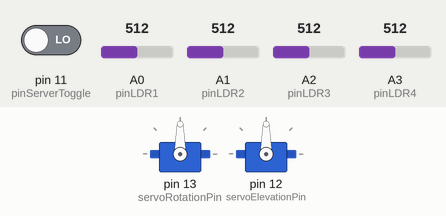
This sketch was run on a simulated Arduino Uno, built with avr-gcc and run on an emulated ATmega328P. On the bench: 2 × servo. The test bench sets the inputs (shaded band); at power-on: A0 (pinLDR1) = 512, A1 (pinLDR2) = 512, A2 (pinLDR3) = 512, A3 (pinLDR4) = 512, pin 11 (pinServerToggle) LOW. What the sketch prints to the serial monitor is not drawn.

Above: at 1.8 s.
1.9 s: A0 (pinLDR1) set to 536
At 2.8 s:
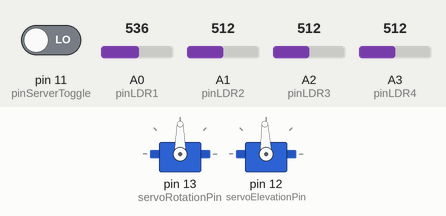
4.5 s: A1 (pinLDR2) set to 534
At 7.6 s:
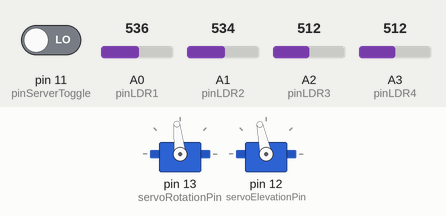
8.6 s: A2 (pinLDR3) set to 306
12.7 s: A3 (pinLDR4) set to 306
18.7 s: A3 (pinLDR4) set to 282
At 22.0 s:
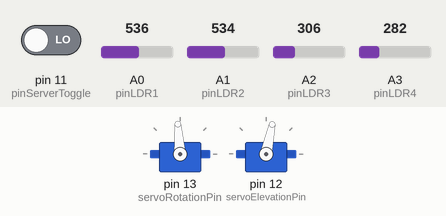
22.8 s: A3 (pinLDR4) set to 255
At 28.1 s:
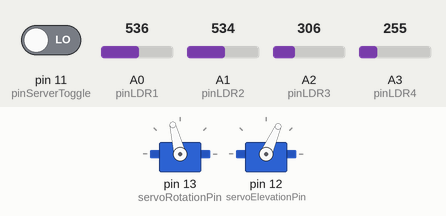
Timing chart, 0 to 33.9 s (numbered marks = the images above; inputs shaded):
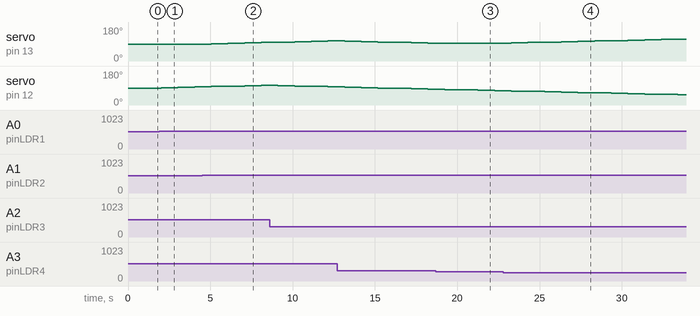

The sketch:

AudrinoCode.ino
```cpp
// include servo library
#include <Servo.h>
// // create servo object and give it a name
//  declare variables for pins
const int servoRotationPin = 13;
const int servoElevationPin = 12;
Servo servoRotation;
Servo servoElevation;
// WEB SERVER-----------------------
const int pinLDR1 = A0;
const int pinLDR2 = A1;
const int pinLDR3 = A2;
const int pinLDR4 = A3;
const int pinSolar = A4;
const int pinBattery = A5;
const int pinServerToggle = 11;

signed char solarValue;
signed char eDiff;
signed char rDiff;
int threshold;

// const int pinPushButton = 7;

// declare variables for servo angle (position)
int elevationServoPosition = 90;
int rotationServoPosition = 90;

// INITIAL VALUES
int valueLDR1;
int valueLDR2;
int valueLDR3;
int valueLDR4;

int avgTop;
int avgBottom;
int avgLeft;
int avgRight;
int avgSum;
int baseAvgSum = 0;
// bool recording;
// const int numValuesToRecord = 10;
// int recorded[numValuesToRecord];
// int remainingNumValues = numValuesToRecord;

// variables for measuring solar panel
int solarReading;
float solarVoltage;

// timing
int timeElapsedInDarkness; // ms
const int interval = 1000; // ms. Used for all time dependent fns so be careful when changing.
int currTime;
long lastRecordTime;
// const int recordingDuration = 10000; // 10 seconds
// const int recordEvery = recordingDuration / numValuesToRecord;

bool serverModeToggled;
const int internalDelta = 2;

bool serverStarting = false;
bool standaloneMode = true;

void setup()
{
  // WEB SERVER---------------------------
  Serial.begin(115200);

  // MAIN---------------

  servoRotation.attach(servoRotationPin);
  servoElevation.attach(servoElevationPin);

  servoRotation.write(rotationServoPosition);
  servoElevation.write(elevationServoPosition);
}

void initialiseServer()
{
  // check for the WiFi module:

  Serial.println("");
  Serial.println("WiFi connected");
  Serial.print("IP address: ");

  Serial.println();
  Serial.print("HTTP server started");
}

void loop()
{
  Serial.println();
  // Serial.print("Testing...");

  // wait for 10s to get the base avg Sum
  // Serial.println("Looping. BaseAvgSum: ");
  if (baseAvgSum == 0)
  {
    baseAvgSum = getMin();
    // Serial.print(baseAvgSum);
  }

  if (standaloneMode == 0)
  {
    // server.handleClient();
  }
  trackerLogic();

  const bool serverModeToggled = digitalRead(pinServerToggle) == HIGH; // need this to useEffect
  if (serverModeToggled && standaloneMode)
  {
    standaloneMode = false;
    initialiseServer();
  }
  else if (!serverModeToggled && !standaloneMode)
  {
    standaloneMode = true;
    // if (status == WL_CONNECTED)
    // {
    // server.close();
    // Serial.println();
    Serial.print("Closing server...");
    // }
  }

  delay(interval);
}

void handlePollingData()
{
  Serial.println("Received /data request");

  // ldr1
  const int _ldr1 = analogRead(pinLDR1); // Value of the sensor connected Option 0 pin of Mux
  // ldr1
  const int _ldr2 = analogRead(pinLDR2); // Value of the sensor connected Option 1 pin of Mux
  // ldr1
  const int _ldr3 = analogRead(pinLDR3); // Value of the sensor connected Option 2 pin of Mux
  // ldr1
  const int _ldr4 = analogRead(pinLDR4); // Value of the sensor connected Option 3 pin of Mux

  const float sv = analogRead(pinSolar); // Value of the sensor connected Option 4 pin of Mux
  const float solarV = (sv + 0.5) * 5 / 1024.0;

  const float _battery = analogRead(pinBattery);        // Value of the sensor connected Option 4 pin of Mux
  const float bPerc = (_battery + 0.5) * 8.97 / 1024.0; // max 8.97 minimum 7.5v
}

int getAverageSum()
{
  updateAvgTRBL();
  avgSum = (avgTop + avgRight + avgBottom + avgLeft) / 4;
  return avgSum;
}
int updateAvgTRBL()
{
  valueLDR1 = analogRead(pinLDR1); // aligned with top, right, bottom, left.
  valueLDR2 = analogRead(pinLDR2);
  valueLDR3 = analogRead(pinLDR3);
  valueLDR4 = analogRead(pinLDR4);

  avgTop = valueLDR1;
  avgRight = valueLDR2;
  avgBottom = valueLDR3;
  avgLeft = valueLDR4;
}
void trackerLogic()
{
  String eAction = "";
  String rAction = "";

  updateAvgTRBL();

  // //offset
  // avgSum = (valueLDR1 + valueLDR2 + valueLDR3 + valueLDR4) / 4;

  eDiff = avgTop - avgBottom;
  rDiff = avgRight - avgLeft;

  threshold = getThreshold(baseAvgSum);

  if (abs(eDiff) > threshold)
  {
    if (eDiff > 0 && elevationServoPosition < 180)
    {
      // if (elevationServoPosition >= 180){
      //   elevationServoPosition =0;
      //   servoElevation.write(0);
      // }else{
      elevationServoPosition = elevationServoPosition + internalDelta;

      eAction = "Up";
      // }
    }
    else if (eDiff < 0 && elevationServoPosition > 0)
    {
      // if (elevationServoPosition <= 0){
      //   elevationServoPosition =180;
      //   servoElevation.write(180);
      // }
      elevationServoPosition = elevationServoPosition - internalDelta;

      eAction = "Down";
    }
    servoElevation.write(elevationServoPosition);
  }

  if (abs(rDiff) > threshold)
  {
    if (rDiff > 0)
    {

      // check flip condition
      if (rotationServoPosition + internalDelta > 180)
      {
        Serial.print("!MOVING ROUND R");
        //   servoRotation.write(0);
        //   rotationServoPosition = internalDelta;

        // rotate elevation servos on flip condition
        if (elevationServoPosition < 90)
        {
          // elevationServoPosition = (90 - elevationServoPosition);
          Serial.print("!MOVING ROUND E");
        }
        else if (elevationServoPosition > 90)
        {
          // elevationServoPosition = (90 - elevationServoPosition);
          Serial.print("!MOVING ROUND E");
        }
      }
      else
      {
        // no flip needed
        rotationServoPosition = rotationServoPosition + internalDelta;
      }

      rAction = "Left";
    }
    else if (rDiff < 0)
    {

      // check flip condition
      if (rotationServoPosition - internalDelta < 0)
      {
        Serial.print("!MOVING ROUND R");
        //   servoRotation.write(0);
        //   rotationServoPosition = 90 - internalDelta;

        // rotate elevation servos on flip condition
        if (elevationServoPosition < 90)
        {
          // elevationServoPosition = (90 - elevationServoPosition);
          Serial.print("!MOVING ROUND E");
        }
        else if (elevationServoPosition > 90)
        {
          // elevationServoPosition = (90 - elevationServoPosition);
          Serial.print("!MOVING ROUND E");
        }
      }
      else
      {
        rotationServoPosition = rotationServoPosition - internalDelta;
      }
      rAction = "Right";
    }

    servoRotation.write(rotationServoPosition);
  }
  // else
  // {
  Serial.print("action: ");
  Serial.print(eAction);
  Serial.print(", ");
  Serial.print(rAction);
  Serial.print(", eDiff: ");
  Serial.print(eDiff);
  Serial.print(" , rDiff: ");
  Serial.print(rDiff);
  Serial.print(", threshold: ");
  Serial.print(threshold);
  Serial.print(", Standalone Mode: ");
  Serial.print(standaloneMode);
  Serial.print(", LDR1: ");
  Serial.print(valueLDR1);
  Serial.print(", LDR2: ");
  Serial.print(valueLDR2);
  Serial.print(", LDR3: ");
  Serial.print(valueLDR3);
  Serial.print(", LDR4: ");
  Serial.print(valueLDR4);
  Serial.print(", avgT: ");
  Serial.print(avgTop);
  Serial.print(", avgR: ");
  Serial.print(avgRight);
  Serial.print(", avgB: ");
  Serial.print(avgBottom);
  Serial.print(", avgL: ");
  Serial.print(avgLeft);
  Serial.print(", baseAvgSum: ");
  Serial.print(baseAvgSum);
  Serial.print(", ePos: ");
  Serial.print(elevationServoPosition);
  Serial.print(", rPos: ");
  Serial.print(rotationServoPosition);
  Serial.println();
  // }
}

float getThreshold(int baseAvgSum)
{
  const float thresholdValue = (baseAvgSum * 0.8) + 10;
  return thresholdValue;
}
int getMin()
{
  int array[4] = {valueLDR1, valueLDR2, valueLDR3, valueLDR4};
  int minIndex = 0;
  int min = array[minIndex];
  for (int i = 1; i < 4; i++)
  {
    if (array[i] < min)
    { // What Rob wrote
      minIndex = i;
      min = array[i];
    }
  }
  return minIndex;
}
```

Measured:
- the behaviour switches between 268 and 267 on A3 (pinLDR4) (found by bisection; images 3 and 4)
- after the input at 1.9 s, servo on pin 12 (servoElevationPin): 90° → 92° after 0.12 s, → 94° 1.0 s later, → 96° 1.0 s later
- after the input at 4.5 s, servo on pin 13 (servoRotationPin): 90° → 92° after 0.56 s, → 94° 1.0 s later, → 96° 1.0 s later, → 98° 1.0 s later
- after the input at 18.7 s, servo on pin 13 (servoRotationPin): stays 94° (without the input it goes to 92° after 0.53 s)
- after the input at 22.8 s, servo on pin 13 (servoRotationPin): moves from 94° to 116° over 10.1 s, starting after 0.48 s
